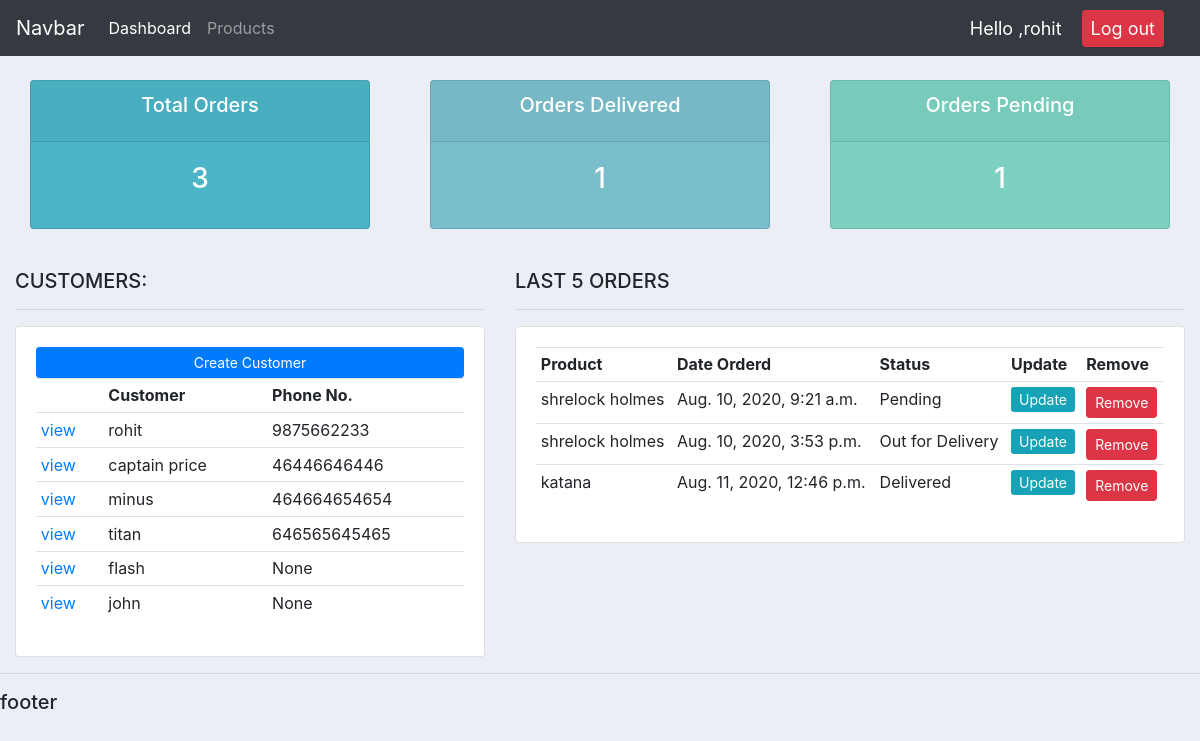
The app's page / (signed in) with its own data.
### accounts/models.py (models this page shows, shortened)
class Customer(models.Model):
    user = models.OneToOneField(User,null=True,blank =True ,on_delete=models.CASCADE)
    name = models.CharField(max_length = 100,null = True)
    phone = models.CharField( max_length=50,null=True)
    email = models.CharField(max_length=200,null=True)
    profile_pic = models.ImageField(default="itachi.png",null = True)
    date_created = models.DateTimeField( auto_now_add=True ,null=True)

class Order(models.Model):
    STATUS = (
        ('Pending','Pending'),
        ('Out for Delivery','Out for Delivery'),
        ('Delivered','Delivered'),
    )
    customer = models.ForeignKey(Customer,null= True, on_delete=models.SET_NULL)
    product =models.ForeignKey(Product,null= True ,on_delete = models.SET_NULL)
    date_created = models.DateTimeField(auto_now_add=True,null= True)
    status = models.CharField( max_length=50,null =True,choices = STATUS)

class Product(models.Model):
    CATEGORY = (
        ('In Door','In Door'),
        ('Out Door','Out Door'),
    )
    name = models.CharField(max_length = 100,null = True)
    price = models.FloatField(null =True )
    category = models.CharField( max_length=50 ,null =True,choices = CATEGORY)
    description = models.CharField( max_length=50,null=True)
    date_created = models.DateTimeField(auto_now_add=True,null=True)
    tags= models.ManyToManyField(Tag)
    def __str__(self):
        return self.name

### accounts/decorators.py (the view)
    def wrapper_func(request,*args,**kwargs):
        group = None
        if request.user.groups.exists():
                group = request.user.groups.all()[0].name
        if group =='customer':
            return redirect('user-page')
        if group =='admin':
            return view_func(request,*args,**kwargs)

### accounts/views.py (called while the page is built)
@login_required(login_url='login')
@admin_only
def home(request):
	orders = Order.objects.all()
	customers = Customer.objects.all()
	total_customers = customers.count()
	total_orders = orders.count()
	delivered = orders.filter(status = "Delivered").count()
	pending = orders.filter(status = "Pending").count()
	context ={
		"orders":orders,
		"customers":customers,
		"total_customers":total_customers,
		"total_orders":total_orders,
		"delivered":delivered,
		"pending":pending,
	}
	return render(request, 'accounts/dashboard.html', context)

### templates/accounts/dashboard.html
{%  extends 'accounts/main.html' %}
{% block content %}
{%  include 'accounts/status.html' %}
<br>
<div class="row">
	<div class="col-md-5">
		<h5>CUSTOMERS:</h5>
		<hr>
		<div class="card card-body">
			<a class="btn btn-primary  btn-sm btn-block" href="#">Create Customer</a>
			<table class="table table-sm">
				<tr>
					<th></th>
					<th>Customer</th>
					<th>Phone No.</th>
				</tr>
				{% for customer in customers %}
					<tr>
					<td><a href="{% url 'customer' customer.id %}">view</a></td>
					<td>{{customer.name}}</td>
					<td>{{customer.phone}}</td>
					</tr>
				{% endfor %}
			</table>
		</div>
	</div>
	<div class="col-md-7">
		<h5>LAST 5 ORDERS</h5>
		<hr>
		<div class="card card-body">
			<table class="table table-sm">
				<tr>
					<th>Product</th>
					<th>Date Orderd</th>
					<th>Status</th>
					<th>Update</th>
					<th>Remove</th>
				</tr>
				{% for order in orders %}
				<tr>
					<td>{{order.product}}</td>
					<td>{{order.date_created}}</td>
					<td>{{order.status}}</td>
					<td><a class="bnt btn-sm btn-info" href="{% url 'update_order' order.id %}">Update</a></td>
					<td><a class="btn btn-sm btn-danger" href="{% url 'delete_order' order.id %}">Remove</a></td>
				</tr>
				{% endfor%}
			</table>
		</div>
	</div>
</div>
{% endblock %}

### templates/accounts/main.html (shortened to what this page needs)
{% load static %}
<!DOCTYPE html>
<html lang="en">
<head>
    <link rel="stylesheet" href="https://stackpath.bootstrapcdn.com/bootstrap/4.5.2/css/bootstrap.min.css">
    <link rel="stylesheet" type="text/css" href="{% static '/css/main.css' %}">
</head>
<body>
    {% include 'accounts/navbar.html' %}
    <div class="container-fluid">
        {% block content %}
        {% endblock content %}
    </div>
    <hr>
    <h5>footer</h5>
</body>
</html>

### templates/accounts/navbar.html (shortened to what this page needs)
{% load static %}
<nav class="navbar navbar-expand-lg navbar-dark bg-dark">
  <a class="navbar-brand" href="#">Navbar</a>
  <div class="collapse navbar-collapse" id="navbarNav">
    <ul class="navbar-nav">
      {% if request.user.is_staff %}
      <li class="nav-item active">
        <a class="nav-link" href="{% url 'home' %}">Dashboard</a>
      </li>
      <li class="nav-item">
        <a class="nav-link" href="{% url 'products' %}">Products</a>
      </li>
      {% else %}
      <li class="nav-item">
        <a class="nav-link" href="{% url 'account' %}">Setting</a>
      </li>
      {% endif %}
    </ul>
  </div>
  <span class="msg">Hello ,{{request.user}}</span>
  <span><a class=" btn btn-sm btn-danger msg" href="{% url 'logout' %}">Log out</a></span>
</nav>

### templates/accounts/status.html
<br>
<div class="row">
	<div class="col">
		<div class="col-md">
			<div class="card text-center text-white  mb-3" id="total-orders">
			  	<div class="card-header">
			  		<h5 class="card-title">Total Orders</h5>
			  	</div>
			  	<div class="card-body">
			    	<h3 class="card-title">{{total_orders}}</h3>
			  	</div>
			</div>
		</div>
	</div>
	<div class="col">
		<div class="col-md">
			<div class="card text-center text-white  mb-3" id="orders-delivered">
			  	<div class="card-header">
			  		<h5 class="card-title">Orders Delivered</h5>
			  	</div>
			  	<div class="card-body">
			    	<h3 class="card-title">{{delivered}}</h3>
			  	</div>
			</div>
		</div>
	</div>
	<div class="col">
		<div class="col-md">
			<div class="card text-center text-white  mb-3" id="orders-pending">
			  	<div class="card-header">
			  		<h5 class="card-title">Orders Pending</h5>
			  	</div>
			  	<div class="card-body">
			    	<h3 class="card-title">{{pending}}</h3>
			  	</div>
			</div>
		</div>
	</div>
</div>

### static/css/main.css (style rules this page uses)
body { background-color: #ebeff5; }
#total-orders { background-color: #4cb4c7; }
#orders-delivered { background-color: #7abecc; }
#orders-pending { background-color: #7CD1C0; }

### templates/accounts/navbar.html (style rules this page uses)
.msg { font-size: 18px; color: #fff; margin-right: 20px; }

### records on screen
Customer: name "rohit", phone "9875662233"
Customer: name "captain price", phone "46446646446"
Customer: name "minus", phone "464664654654"
Customer: name "titan", phone "646565645465"
Customer: name "flash", phone "None"
Customer: name "john", phone "None"
Order: product "shrelock holmes", date_created "Aug. 10, 2020, 9:21 a.m.", status "Pending"
Order: product "shrelock holmes", date_created "Aug. 10, 2020, 3:53 p.m.", status "Out for Delivery"
Order: product "katana", date_created "Aug. 11, 2020, 12:46 p.m.", status "Delivered"

### other values on screen
{{ request.user }} "rohit"
{{ total_orders }} "3"
{{ delivered }} "1"
{{ pending }} "1"
